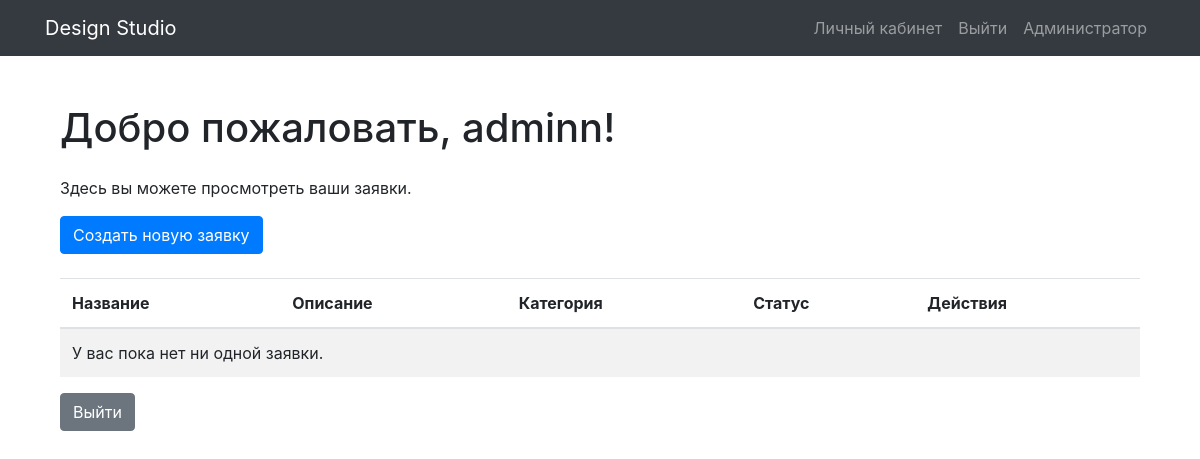
Before: /dashboard/ (signed in) with the older database file.
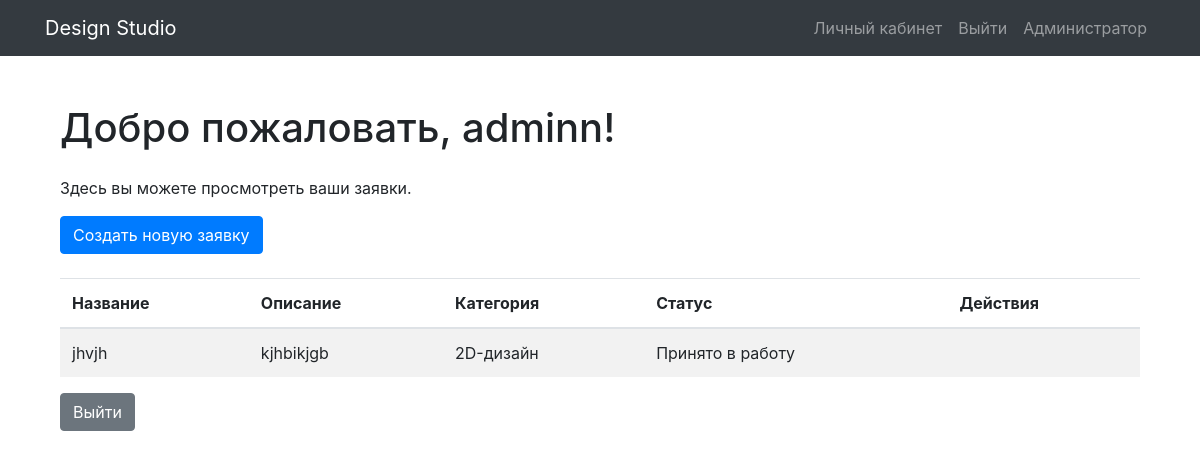
After: the same page with the newer database file.
### apps/design/models.py (models this page shows)
class Request(models.Model):
    title = models.CharField(max_length=200)
    description = models.TextField()
    category = models.ForeignKey(Category, on_delete=models.CASCADE)
    photo = models.ImageField(upload_to='request_photos', null=True, blank=True)
    created_at = models.DateTimeField(auto_now_add=True)
    status = models.CharField(max_length=50, default='Новая')
    user = models.ForeignKey(User, on_delete=models.CASCADE)
    comment = models.TextField(null=True, blank=True)

class Category(models.Model):
    name = models.CharField(max_length=100)

### apps/index/views.py (the view)
# urls.py: path('dashboard/', dashboard, name='dashboard'),
@login_required
def dashboard(request):
    user_requests = Request.objects.filter(user=request.user)
    return render(request, 'dashboard.html', {'user_requests': user_requests})

### apps/index/templates/dashboard.html (shortened to what this page needs)
{% extends 'base.html' %}
{% block content %}
<div class="container my-5">
    <h1 class="mb-4">Добро пожаловать, {{ user.username }}!</h1>
    <p>Здесь вы можете просмотреть ваши заявки.</p>
<a href="{% url 'create_request' %}" class="btn btn-primary mb-4">Создать новую заявку</a>
<table class="table table-striped">
    <thead>
        <tr>
            <th>Название</th>
            <th>Описание</th>
            <th>Категория</th>
            <th>Статус</th>
            <th>Действия</th>
        </tr>
    </thead>
    <tbody>
        {% for request in user_requests %}
        <tr>
            <td>{{ request.title }}</td>
            <td>{{ request.description }}</td>
            <td>{{ request.category.name }}</td>
            <td>{{ request.status }}</td>
            <td>
            </td>
        </tr>
        {% empty %}
        <tr>
            <td colspan="5">У вас пока нет ни одной заявки.</td>
        </tr>
        {% endfor %}
    </tbody>
</table>
<a href="{% url 'logout' %}" class="btn btn-secondary">Выйти</a>
</div> {% endblock %}

Changed rows visible on the page:
added Request: title "jhvjh", description "kjhbikjgb", category.name "2D-дизайн", status "Принято в работу"
Other visible differences:
text no longer shown: "У вас пока нет ни одной заявки."
